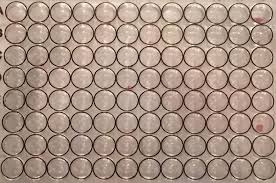
#> input picture IMG5.jpeg, 276 x 183 px
$ python 005_hough_circle.py
#> lines starting #> are read from the running program, lines starting #| are printed output that depends on the picture; after the words box and inside, x2 and y2 are one past the last pixel; in counts of white or black regions, pixels touching at a corner belong together
import cv2
import numpy as np

# Load image and convert to grayscale
image = cv2.imread("IMG5.jpeg")
#> image is the input picture: shape (183, 276, 3); mean B, G, R 133, 146.7, 168
gray = cv2.cvtColor(image, cv2.COLOR_BGR2GRAY)
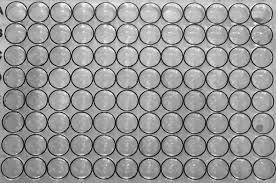
#> gray: shape (183, 276); min 4, max 251, mean 151.5
gray = cv2.medianBlur(gray, 5)  # Reduce noise
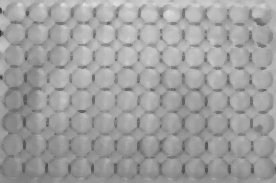
#> gray: shape (183, 276); min 44, max 224, mean 159.3

# Hough Circle Transform
circles = cv2.HoughCircles(
    gray,
    cv2.HOUGH_GRADIENT,
    dp=1.2,
    minDist=50,
    param1=100,
    param2=30,
    minRadius=0,
    maxRadius=30
)
#> circles = [[130.2, 30.6, 26.64], [149.4, 144.6, 12], [196.2, 30.6, 15.96], [209.4, 144.6, 17.4], [12.6, 144.6, 11.88]]

# Draw the detected circles
if circles is not None:
    circles = np.uint16(np.around(circles))
#> circles = [[130, 31, 27], [149, 145, 12], [196, 31, 16], [209, 145, 17], [13, 145, 12]]
    for (x, y, r) in circles[0, :]:
        cv2.circle(image, (x, y), r, (0, 255, 0), 2)       # circle outline
        cv2.circle(image, (x, y), 2, (0, 0, 255), 3)       # center point
#> this loop made 5 passes
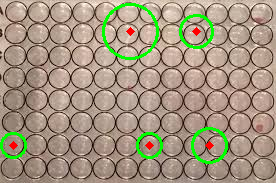
#> image: shape (183, 276, 3); 3.58% of pixels changed, all inside (x1, y1, x2, y2) = (0, 3, 228, 164)

cv2.imshow("Hough Circles", image)
cv2.waitKey(0)
cv2.destroyAllWindows()

$ run again, with IMG4.jpeg copied over IMG5.jpeg
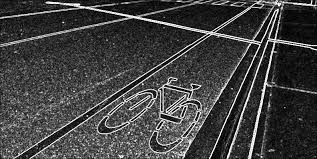
#> input picture IMG4.jpeg, 317 x 159 px
#> image is the input picture: shape (159, 317, 3); min 0, max 255, mean 64.9
#> `gray = cv2.medianBlur(gray, 5)`:
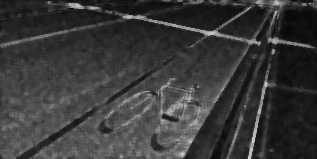
#> gray: shape (159, 317); min 5, max 209, mean 57.5
#> `circles = cv2.HoughCircles( gray, cv2.HOUGH_GRADIENT, dp=1.2, minDist=..`: circles = [[142.2, 123, 29.28], [246.6, 124.2, 21.36], [81, 139.8, 14.76]]
#> `circles = np.uint16(np.around(circles))`: circles = [[142, 123, 29], [247, 124, 21], [81, 140, 15]]
#> the loop `for (x, y, r) in circles[0, :]:` made 3 passes
#> after the loop `for (x, y, r) in circles[0, :]:`:
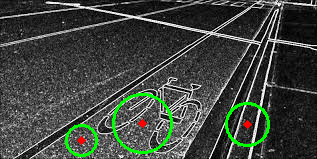
#> image: shape (159, 317, 3); 2.68% of pixels changed, all inside (x1, y1, x2, y2) = (65, 93, 270, 157)

$ run again, with IMG1.jpg copied over IMG5.jpeg
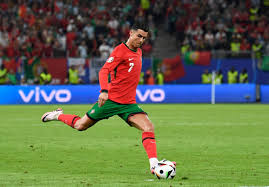
#> input picture IMG1.jpg, 269 x 187 px
#> image is the input picture: shape (187, 269, 3); mean B, G, R 76.6, 106.3, 97.2
#> `gray = cv2.medianBlur(gray, 5)`:
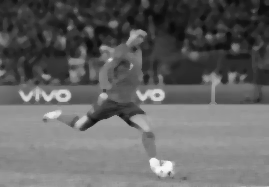
#> gray: shape (187, 269); min 10, max 247, mean 100.2
#> `circles = cv2.HoughCircles( gray, cv2.HOUGH_GRADIENT, dp=1.2, minDist=..`: circles = [[111, 29.4, 18.72], [126.6, 79.8, 17.4], [60.6, 75, 18.72]]
#> `circles = np.uint16(np.around(circles))`: circles = [[111, 29, 19], [127, 80, 17], [61, 75, 19]]
#> the loop `for (x, y, r) in circles[0, :]:` made 3 passes
#> after the loop `for (x, y, r) in circles[0, :]:`:
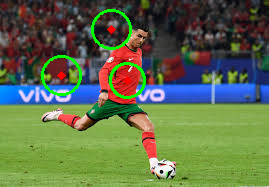
#> image: shape (187, 269, 3); 2.29% of pixels changed, all inside (x1, y1, x2, y2) = (41, 9, 146, 99)

$ run again, with IMG2.jpg copied over IMG5.jpeg
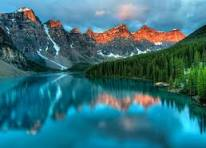
#> input picture IMG2.jpg, 206 x 148 px
#> image is the input picture: shape (148, 206, 3); mean B, G, R 122.5, 112.3, 53.4
#> `gray = cv2.medianBlur(gray, 5)`:
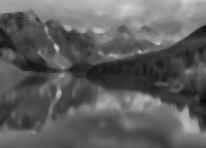
#> gray: shape (148, 206); min 10, max 209, mean 95.1
#> `circles = cv2.HoughCircles( gray, cv2.HOUGH_GRADIENT, dp=1.2, minDist=..`: circles = [[31.8, 48.6, 22.68]]
#> `circles = np.uint16(np.around(circles))`: circles = [[32, 49, 23]]
#> the loop `for (x, y, r) in circles[0, :]:` made 1 pass
#> after the loop `for (x, y, r) in circles[0, :]:`:
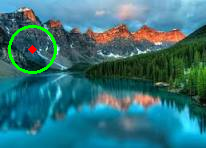
#> image: shape (148, 206, 3); 1.54% of pixels changed, all inside (x1, y1, x2, y2) = (8, 25, 57, 74)
